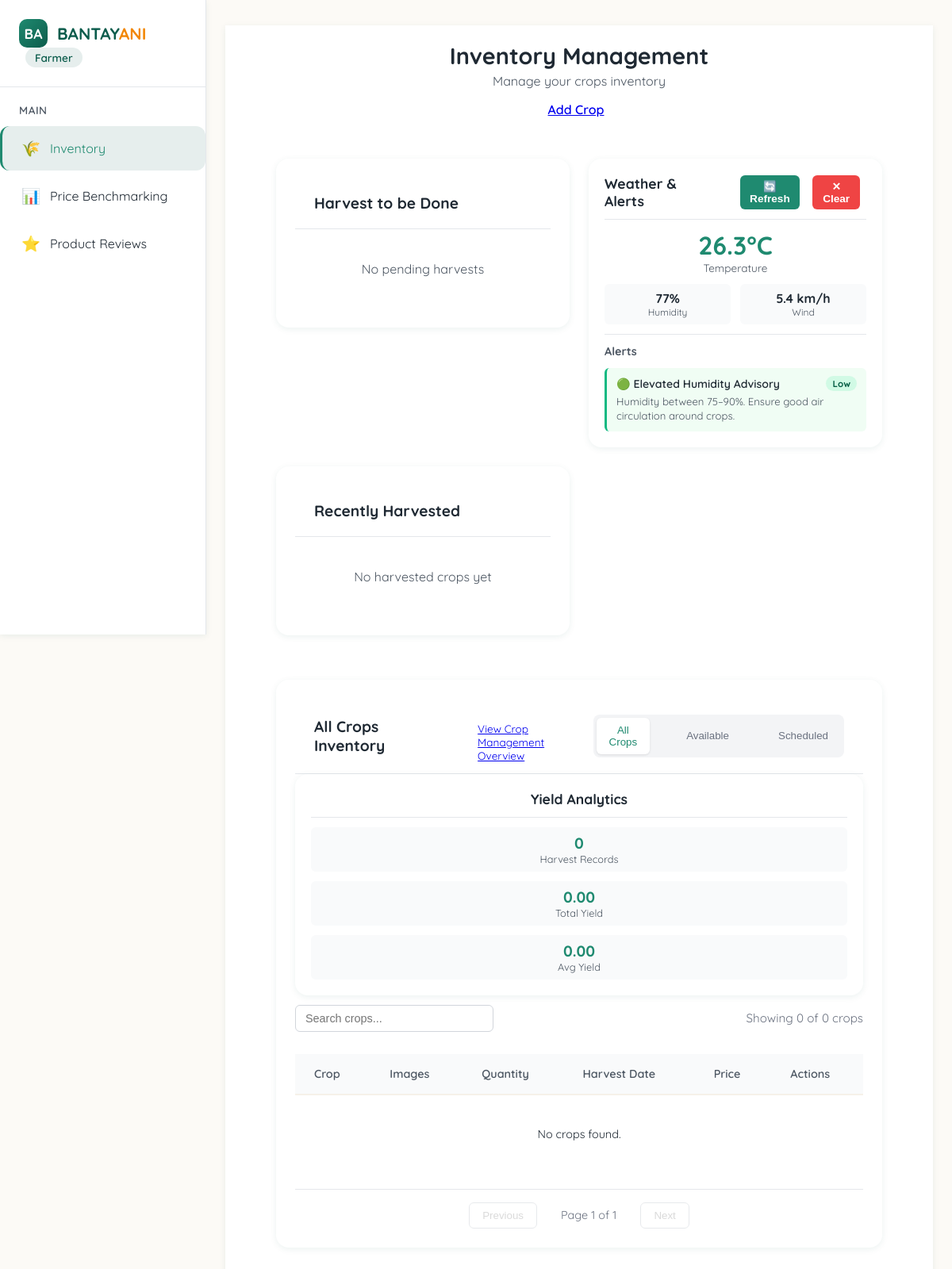
Screenshot of /farmer/inventory.php (signed in) with the database file from the repository.
### tables this page shows
CREATE TABLE `weather_data` (
  `weather_id` int(11) NOT NULL,
  `latitude` decimal(10,8) NOT NULL,
  `longitude` decimal(11,8) NOT NULL,
  `temperature` decimal(5,2) DEFAULT NULL,
  `humidity` int(11) DEFAULT NULL,
  `wind_speed` decimal(5,2) DEFAULT NULL,
  `data_json` longtext DEFAULT NULL,
  `created_at` timestamp NOT NULL DEFAULT current_timestamp()
);

### farmer/inventory.php (the view, shortened to what the rows shown need)
<?php
require_once "../includes/config.php";
$farmer_id = $_SESSION['user_id'];
?>
<?php
require_once '../includes/weather_helper.php';
$current_weather = [];
$weather_service = new WeatherService($conn);
$region = null;
$region_stmt = $conn->prepare("SELECT region FROM farmer_profiles WHERE farmer_id = ?");
if ($region_stmt) {
    $region_stmt->bind_param('i', $farmer_id);
    $region_stmt->execute();
    $region_result = $region_stmt->get_result();
    if ($region_result) {
        $row = $region_result->fetch_assoc();
        if ($row && !empty($row['region'])) {
            $region = $row['region'];
        }
    }
}
list($latitude, $longitude) = $weather_service->getRegionCoordinates($region);
$stmt = $conn->prepare("
    SELECT * FROM weather_data
    WHERE latitude = ? AND longitude = ?
    ORDER BY created_at DESC
    LIMIT 1
");
$stmt->bind_param("dd", $latitude, $longitude);
$stmt->execute();
$weather_result = $stmt->get_result()->fetch_assoc();
if ($weather_result && $weather_result['data_json']) {
    $current_weather = json_decode($weather_result['data_json'], true)['current'] ?? [];
}
?>
<!DOCTYPE html>
<html lang="en">
<head>
    <link rel="stylesheet" href="https://cdnjs.cloudflare.com/ajax/libs/font-awesome/6.5.1/css/all.min.css">
</head>
<body>
    <!DOCTYPE html>
<html lang="en">
<head>
    <link rel="stylesheet" href="https://cdnjs.cloudflare.com/ajax/libs/font-awesome/6.5.1/css/all.min.css">
</head>
<body>
<main class="main-content">
    <div style="width:100%; max-width:1600px; margin:0 auto; padding:32px 24px;">
    <div class="topbar" style="justify-content:center; flex-wrap:wrap; gap:12px;">
        <div style="display:flex; flex-direction:column; align-items:center; gap:8px; text-align:center;">
    <div class="page-title">
        <h1>Inventory Management</h1>
    </div>
</div>
<div class="content">
        <div style="display: grid; grid-template-columns: 1fr 1fr; gap: 24px; margin-bottom: 32px;">
            <div class="table-card" style="margin:0; width:100%; box-sizing:border-box; padding:20px;">
                    <?php if (!empty($current_weather)): ?>
                    <div style="padding:12px 0; border-bottom:1px solid var(--border);">
                        <div style="display: flex; flex-direction: column; gap: 12px;">
                            <div style="text-align: center;">
                                <div style="font-size:2rem; font-weight:bold; color:#1f8a70;">
                                    <?= number_format($current_weather['temperature_2m'] ?? 0, 1) ?>°C
                                </div>
                                <div style="color:var(--text-light); font-size:0.85rem;">Temperature</div>
                            </div>
                            <div style="display: grid; grid-template-columns: 1fr 1fr; gap: 12px;">
                                <div style="text-align: center; padding: 8px; background: #f9fafb; border-radius: 6px;">
                                    <div style="font-size:1rem; font-weight:bold;">
                                        <?= $current_weather['relative_humidity_2m'] ?? 'N/A' ?>%
                                    </div>
                                    <div style="color:var(--text-light); font-size:0.75rem;">Humidity</div>
                                </div>
                                <div style="text-align: center; padding: 8px; background: #f9fafb; border-radius: 6px;">
                                    <div style="font-size:1rem; font-weight:bold;">
                                        <?= number_format($current_weather['wind_speed_10m'] ?? 0, 1) ?> km/h
                                    </div>
                                    <div style="color:var(--text-light); font-size:0.75rem;">Wind</div>
                                </div>
                            </div>
                        </div>
                    </div>
                    <?php else: ?>
                    <div style="padding:12px; color:var(--text-light); text-align:center; font-size:0.85rem;">
                        No weather data. <a href="#" onclick="refreshWeather(); return false;" style="color:#1f8a70; text-decoration:none;">Fetch now</a>
                    </div>
                    <?php endif; ?>
                </div>
        </div>
        <div class="table-card" style="width:100%; box-sizing:border-box; padding:24px;">
            <div id="all-crops-tab" class="tab-content active">
                <table class="data-table" id="crops-table">
                    <thead>
                        <tr>
                            <th>Crop</th>
                            <th>Images</th>
                            <th>Quantity</th>
                            <th>Harvest Date</th>
                            <th>Price</th>
                            <th>Actions</th>
                        </tr>
                    </thead>
                </table>
            </div>
        </div>
</body>
</html>

### rows the page displays
weather_data: data_json "26.3", data_json "77", data_json "5.4"

### other values shown
$icon "🟢"
$alert['title'] "Elevated Humidity Advisory"
$alert['severity'] "Low"
$alert['message'] "Humidity between 75–90%. Ensure good air circulation around crops."
$analytics['total_crops'] "0"
$analytics['total_quantity'] "0.00"
$analytics['avg_yield'] "0.00"
count($inventory) "0"
